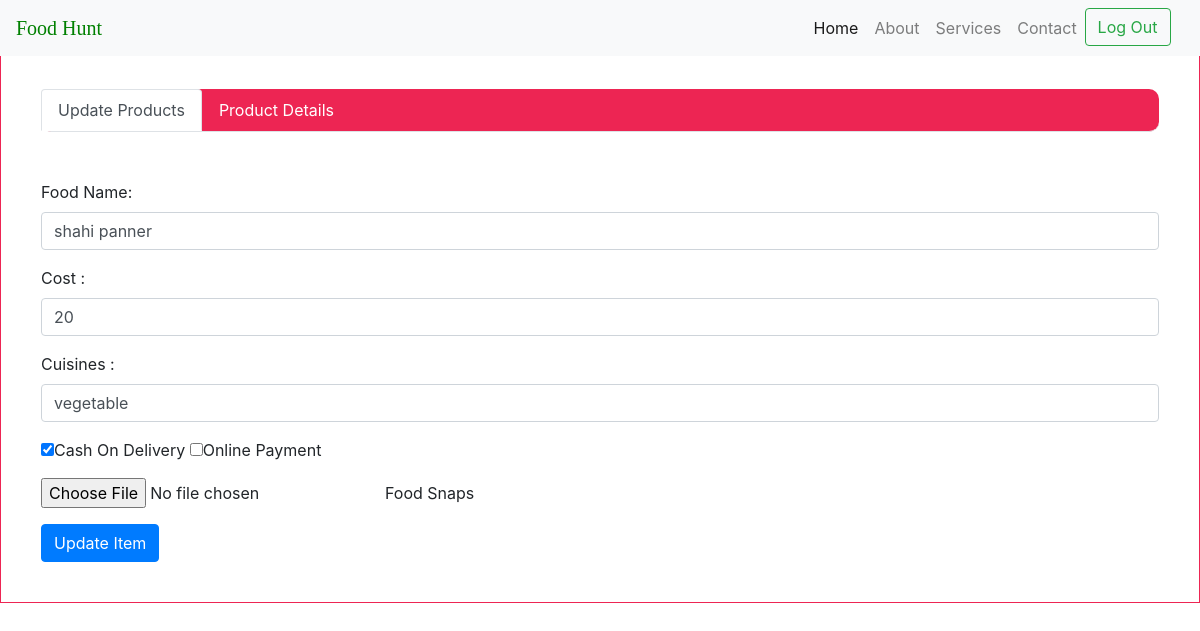
Before: /update.php?food_id=3 (signed in) with the older database file.
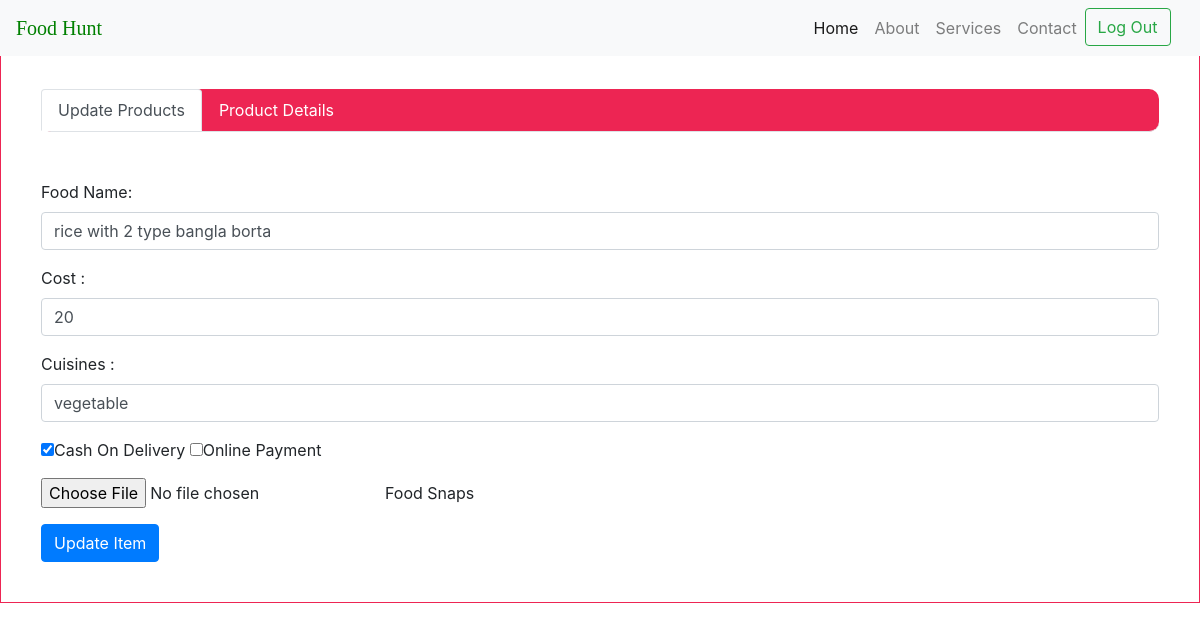
After: the same page with the newer database file.
### tables this page shows
CREATE TABLE `tbfood` (
  `food_id` int(11) NOT NULL,
  `fldvendor_id` int(11) NOT NULL,
  `foodname` varchar(100) NOT NULL,
  `cost` bigint(15) NOT NULL,
  `cuisines` varchar(50) NOT NULL,
  `paymentmode` varchar(50) NOT NULL,
  `fldimage` varchar(1000) NOT NULL
);

### update.php (the view, shortened to what this page needs)
<?php
extract($_REQUEST);
if(isset($_SESSION['id']))
{
if(!empty($_GET['food_id']))
{
	$food_id=$_GET['food_id'];
	$query=mysqli_query($con,"select * from tbfood   where food_id='$food_id'");
if(mysqli_num_rows($query))
{
	 $row=mysqli_fetch_array($query);
     $rfoodname=$row['foodname'];
     $rcost=$row['cost'];
     $rcuisines=$row['cuisines'];
     $rpaymentmode=$row['paymentmode'];
}
else
{
	header("location:food.php");
}
}
else
{
	header("location:food.php");
}
}
else
{
	header("location:vendor_login.php");
}
?>
<!DOCTYPE html>
<html lang="en">
<head>
  <link rel="stylesheet" href="https://maxcdn.bootstrapcdn.com/bootstrap/4.3.1/css/bootstrap.min.css">
     <link rel="stylesheet" href="path/to/font-awesome/css/font-awesome.min.css">
	 <link rel="stylesheet" href="https://use.fontawesome.com/releases/v5.8.1/css/all.css">
</head>
<body>
<nav class="navbar navbar-expand-lg navbar-light bg-light fixed-top">
    <a class="navbar-brand" href="../index.php"><span style="color:green;font-family: 'Permanent Marker', cursive;">Food Hunt</span></a>
    <div class="collapse navbar-collapse" id="navbarResponsive">
      <ul class="navbar-nav ml-auto">
        <li class="nav-item active">
          <a class="nav-link" href="index.php">Home
              </a>
        </li>
        <li class="nav-item">
          <a class="nav-link" href="aboutus.php">About</a>
        </li>
        <li class="nav-item">
          <a class="nav-link" href="services.php">Services</a>
        </li>
        <li class="nav-item">
          <a class="nav-link" href="contact.php">Contact</a>
        </li>
		<li class="nav-item">
		  <form method="post">
          <?php
			if(empty($_SESSION['id']))
			{
			?>
		   <button class="btn btn-outline-danger my-2 my-sm-0" name="login">Log In</button>&nbsp;&nbsp;&nbsp;
            <?php
			}
			else
			{
			?>
			<button class="btn btn-outline-success my-2 my-sm-0" name="logout" type="submit">Log Out</button>&nbsp;&nbsp;&nbsp;
			<?php
			}
			?>
			</form>
        </li>
      </ul>
    </div>
</nav>
<br><br>
<div class="middle" style=" position:fixed; padding:40px; border:1px solid #ED2553;  width:100%;">
	   <ul class="nav nav-tabs nabbar_inverse" id="myTab" style="background:#ED2553;border-radius:10px 10px 10px 10px;" role="tablist">
          <li class="nav-item">
             <a class="nav-link active" id="home-tab" data-toggle="tab" href="#viewitem" role="tab" aria-controls="home" aria-selected="true">Update Products</a>
          </li>
              <a class="nav-link" style="color:white;" id="profile-tab"  aria-selected="false">Product Details</a>
       </ul>
	   <br><br>
	   <div class="tab-content" id="myTabContent">
            <div class="tab-pane fade show active" id="viewitem" role="tabpanel" aria-labelledby="home-tab">
                        <form action="" method="post" enctype="multipart/form-data">
                                     <div class="form-group">
                                     <label for="food_name">Food Name:</label>
                                            <input type="text" class="form-control" id="food_name" value="<?php if(isset($rfoodname)) { echo $rfoodname;}?>" placeholder="Enter Food Name" name="food_name" required>
                                     </div>
                                     <div class="form-group">
                                            <label for="cost">Cost :</label>
                                            <input type="number" class="form-control" id="cost"  value="<?php if(isset($rcost)) { echo $rcost;}?>" placeholder="10000" name="cost" required>
                                     </div>
	                                 <div class="form-group">
                                            <label for="cuisines">Cuisines :</label>
                                            <input type="text" class="form-control" id="cuisines" value="<?php if(isset($rcuisines)) { echo $rcuisines;}?>" placeholder="Enter Cuisines" name="cuisines" required>
                                    </div>
							        <div class="form-group">
									<?php
			                          $pay=explode(",",$rpaymentmode);
			                           ?>
                                         <input type="checkbox" <?php if(in_array("COD",$pay)) { echo "checked"; } ?> name="chk[]" value="COD"/>Cash On Delivery
			                             <input type="checkbox" <?php if(in_array("Online Payment",$pay)) { echo "checked"; } ?> name="chk[]" value="Online Payment"/>Online Payment
								         <br>
			      			        </div>
	                                <div class="form-group">
                                         <input type="file" accept="image/*" name="food_pic"/>Food Snaps
                                    </div>
                                    <button type="submit" name="update" class="btn btn-primary">Update Item</button>
									<br>
                               </form>
	        </div>
	  </div>
	</div>
</body>
</html>

### update.php (style rules this page uses)
ul li a { color:white;padding:40px; }

Changed rows visible on the page:
changed tbfood "vegetable": food_name "shahi panner" → "rice with 2 type bangla borta"
